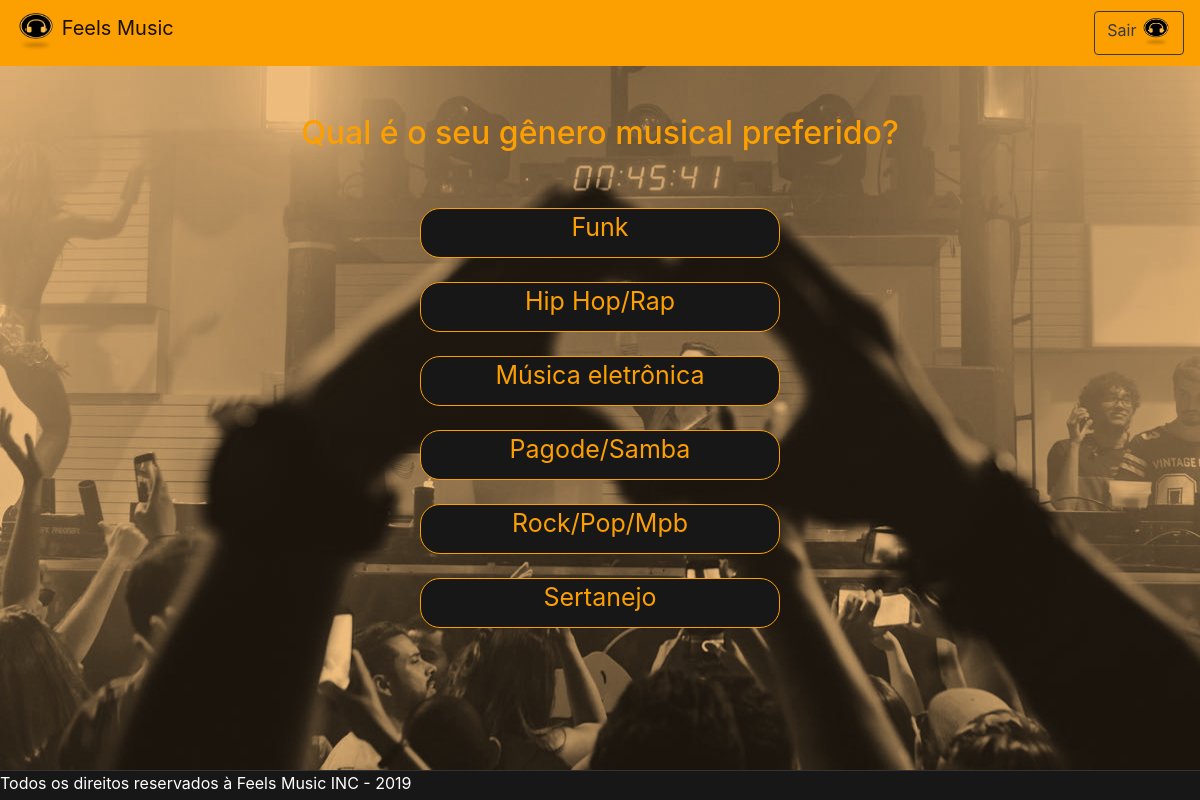
/pages/pages_usuario/genero.php?codigo=1, run on the app's committed database.
### tables this page shows
CREATE TABLE IF NOT EXISTS `genero` (
  `idgenero` INT AUTO_INCREMENT NOT NULL,
  `nome` VARCHAR(45) NOT NULL,
  `sentimento_idsentimento` INT NOT NULL,
  PRIMARY KEY (`idgenero`),
  INDEX `fk_genero_sentimento1_idx` (`sentimento_idsentimento` ASC),
  CONSTRAINT `fk_genero_sentimento1`
    FOREIGN KEY (`sentimento_idsentimento`)
    REFERENCES `sentimento` (`idsentimento`)
    ON DELETE NO ACTION
    ON UPDATE NO ACTION);

### pages/pages_usuario/genero.php (the view, shortened to what this page needs)
<link href="//maxcdn.bootstrapcdn.com/bootstrap/4.1.1/css/bootstrap.min.css" rel="stylesheet" id="bootstrap-css">
<link rel="stylesheet" href="../css/main.css">
<?php
$idsentimento = $_GET["codigo"];
$conexao = mysqli_connect("localhost","root","","bancofeelsmusic");
$busca = mysqli_query($conexao,"SELECT * FROM genero WHERE sentimento_idsentimento = $idsentimento");
$arrGenero = mysqli_fetch_all($busca, MYSQLI_ASSOC);
?>
<!DOCTYPE html>
<html lang="en" dir="ltr">
  <head>
    <nav class="navbar navbar-light" style="background-color: #FC9F01;">
      <a class="navbar-brand" href="#">
      <img src="../../assets/imgs/Icon.png" width="40" height="40" class="d-inline-block align-top" alt="">
      Feels Music
      <a href="http://localhost/feels-music/includes/encerrarLogin.php">
        <button class="btn btn-outline-dark my-2 my-sm-0" type="submit">Sair
          <img src="../../assets/imgs/Icon.png" width="30" height="30" class="d-inline-block align-top" alt="">
        </button>
      </a>
    </nav>
  </head>
  <body>
    <br><br>
    <h2><center>Qual é o seu gênero musical preferido?</center></h2>
    <br><br>
    <?php
    foreach($arrGenero as $chave => $valor){
        echo "<div class='mx-auto linhaGenero'>";
        echo "<a href='player.php?codigo=".$valor["idgenero"]."'>".$valor["nome"]."</a>";
        echo "</div></br>";
    }
    ?>
  </body>
  <footer class="fixar-rodape">
    Todos os direitos reservados à Feels Music INC - 2019
  </footer>
</html>

### css/main.css (style rules this page uses)
body { background-color: #171717; }
footer.fixar-rodape { border-top: 1px solid #333; bottom: 0; left: 0; height: 30px; position: fixed; width: 100%; background: #171717; color: #ffffff; }

### pages/pages_usuario/genero.php (style rules this page uses)
body { background-color: #171717; background-image: url("../../assets/imgs/imagem1.png"); }
footer.fixar-rodape { border-top: 1px solid #333; bottom: 0; left: 0; height: 30px; position: fixed; width: 100%; background: #171717; color: #ffffff; }
.linhaGenero { background: #171717; color: #0D0D0D; border: #FC9F01; cursor: pointer; border: 1px solid #FC9F01; border-radius: 20px; height: 50px; width: 360px; text-align: center; }
a { color: #FC9F01; text-align: center; font-size: 25px; }
h2 { color: #FC9F01; }

### data on the page
genero: nome "Funk"
genero: nome "Hip Hop/Rap"
genero: nome "Música eletrônica"
genero: nome "Pagode/Samba"
genero: nome "Rock/Pop/Mpb"
genero: nome "Sertanejo"
